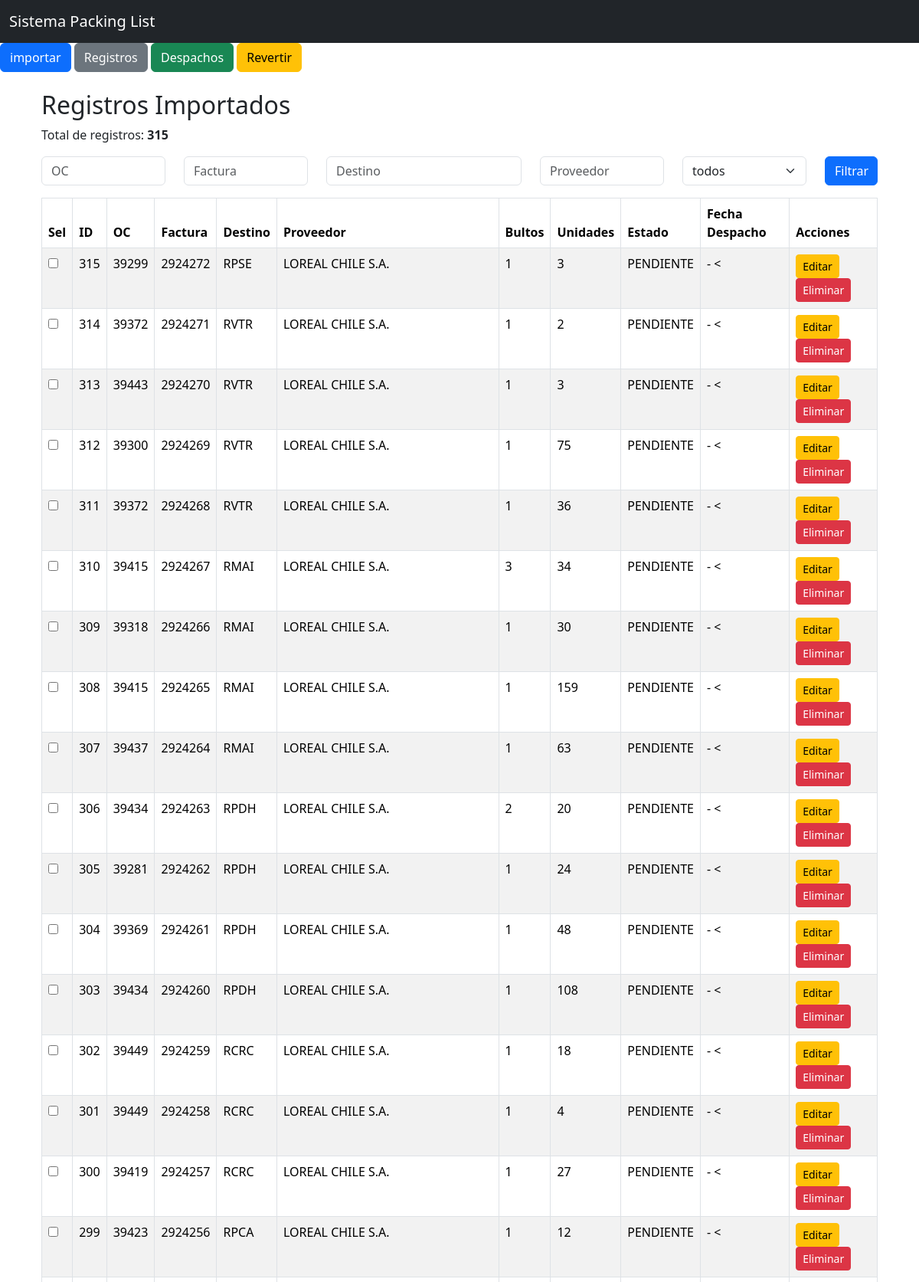
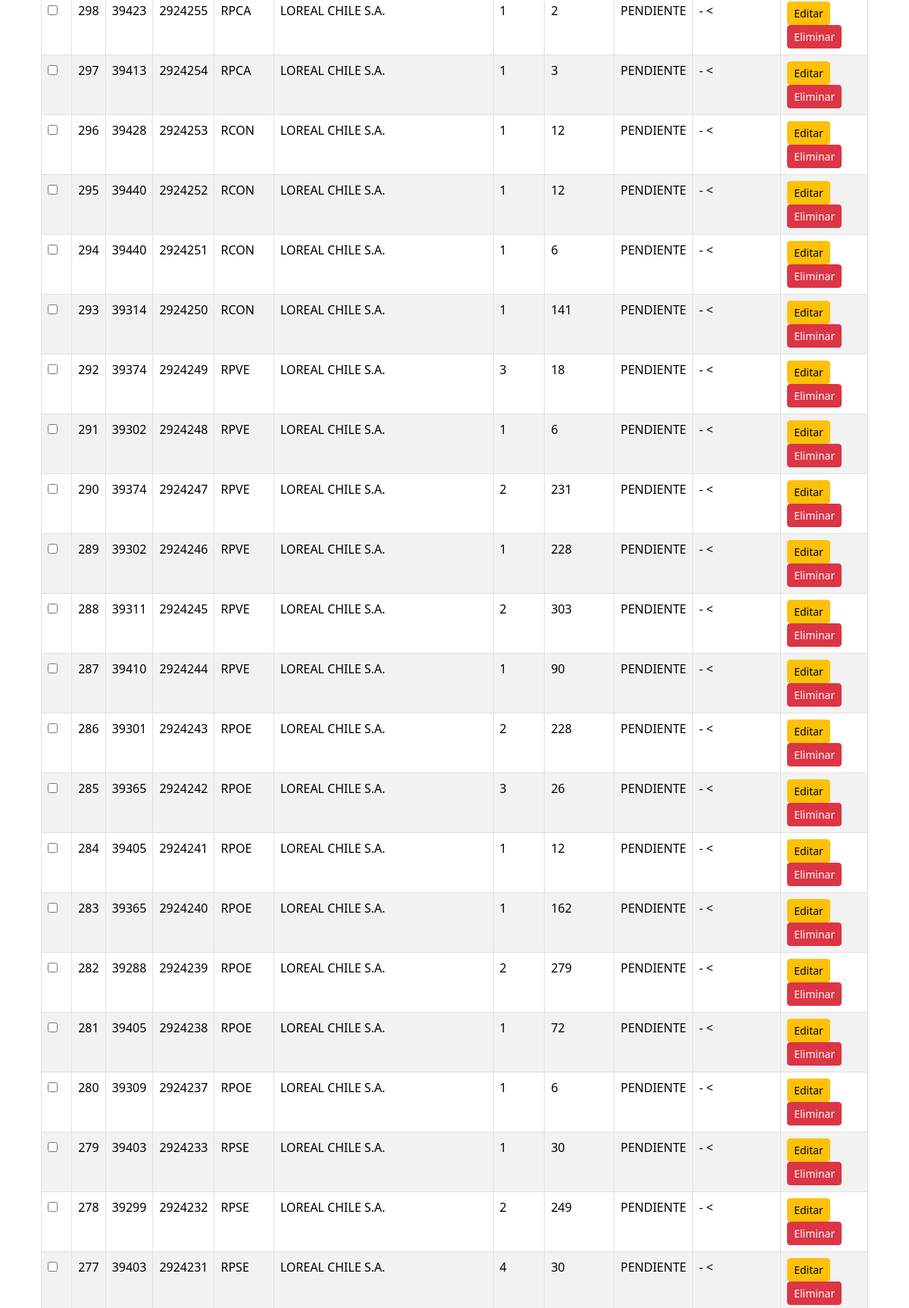
Page /registros (upper part) on the committed database (2 pictures, top to bottom).
### models.py (models this page shows)
class Consolidado(db.Model):
    __tablename__ = "consolidado"
    id = db.Column(db.Integer, primary_key=True)
    oc = db.Column(db.String(50))
    factura = db.Column(db.String(50))
    destino = db.Column(db.String(20), nullable=False)
    proveedor = db.Column(db.String(150))
    bultos = db.Column(db.Integer, nullable=False)
    unidades = db.Column(db.String(50), nullable=False)
    tipo_carga = db.Column(db.String(50), nullable=False, default="NACIONAL")
    etiqueta = db.Column(db.String(150))
    observacion = db.Column(db.String(500))
    estado = db.Column(db.String(20), nullable=False, default="PENDIENTE")
    origen_archivo = db.Column(db.String(50), nullable=False)
    nombre_archivo = db.Column(db.String(255))
    fecha_carga = db.Column(db.DateTime)
    eliminado = db.Column(db.Boolean, nullable=False, default=False)
    fecha_eliminacion = db.Column(db.DateTime)
    fecha_despacho = db.Column(db.DateTime)

### app.py (the view)
@app.route("/registros")
def registros():
    oc = request.args.get("oc", "")
    factura = request.args.get("factura", "")
    destino = request.args.get("destino", "")
    proveedor = request.args.get("proveedor", "")
    estado = request.args.get("estado", "")
    consulta = Consolidado.query.filter_by(eliminado=False)
    if oc:
        consulta = consulta.filter(Consolidado.oc.contains(oc))
    if factura:
        consulta = consulta.filter(Consolidado.factura.contains(factura))
    if destino:
        consulta = consulta.filter(Consolidado.destino.contains(destino))
    if proveedor:
        consulta = consulta.filter(Consolidado.proveedor.contains(proveedor))
    if estado:
        consulta = consulta.filter(Consolidado.estado.contains(estado))
    registros = consulta.order_by(Consolidado.id.desc()).all()
    return render_template(
        "registros.html",
        registros=registros,
        oc=oc,
        factura=factura,
        destino=destino,
        proveedor=proveedor,
        estado=estado,
    )

### templates/registros.html (shortened to what this page needs)
{% extends "base.html" %}
{% block contenido %}
<div class="container mt-4">
    <h2>Registros Importados</h2>
    <p>
        Total de registros:
        <b>{{ registros|length }}</b>
    </p>
    <form method="get" class="mb-3">
        <div class="row">
            <div class="col-md-2">
                <input type="text" name="oc" class="form-control" placeholder="OC" value="{{ oc }}">
            </div>
            <div class="col-md-2">
                <input type="text" name="factura" class="form-control" placeholder="Factura" value="{{ factura }}">
            </div>
            <div class="col-md-3">
                <input type="text" name="destino" class="form-control" placeholder="Destino" value="{{ destino }}">
            </div>
            <div class="col-md-2">
                <input type="text" name="proveedor" class="form-control" placeholder="Proveedor" value="{{ proveedor }}">
            </div>
            <div class="col-md-2">
                <select name="estado" class="form-select">
                    <option value="">todos</option>
                </select>
            </div>
            <div class="col-md-1">
                <button type="submit" class="btn btn-primary w-100">Filtrar</button>
            </div>
        </div>
    </form>
    <form method="POST" action="/actualizar_estado">
    <table class="table table-striped table-bordered">
        <thead>
            <tr>
                <th>Sel</th>
                <th>ID</th>
                <th>OC</th>
                <th>Factura</th>
                <th>Destino</th>
                <th>Proveedor</th>
                <th>Bultos</th>
                <th>Unidades</th>
                <th>Estado</th>
                <th>Fecha Despacho</th>
                <th>Acciones</th>
            </tr>
        </thead>
        <tbody>
            {% for registro in registros %}
            <tr>
                <td><input type="checkbox" name="ids" value="{{ registro.id }}"></td>
                <td>{{ registro.id }}</td>
                <td>{{ registro.oc }}</td>
                <td>{{ registro.factura }}</td>
                <td>{{ registro.destino }}</td>
                <td>{{ registro.proveedor }}</td>
                <td>{{ registro.bultos }}</td>
                <td>{{ registro.unidades }}</td>
                <td>{{ registro.estado }}</td>
                <td>
                    {% if registro.fecha_despacho %}
                        {{ registro.fecha_despacho.strftime('%d-%m-%Y') }}
                    {% else %}
                        -
                    <{% endif %}
                </td>
                <td>
                    <a href="/editar/{{ registro.id }}" class="btn btn-warning btn-sm">Editar</a>
                    <a href="/eliminar/{{ registro.id }}" class="btn btn-danger btn-sm" onclick="return confirm('¿Estás seguro de que quieres eliminar este registro?')">Eliminar</a>
                </td>
            </tr>
            {% endfor %}
        </tbody>
    </table>
    <br>
    </form>
</div>
{% endblock %}

### rows in the picture
Consolidado: id "315", oc "39299", factura "2924272", destino "RPSE", proveedor "LOREAL CHILE S.A.", bultos "1", unidades "3", estado "PENDIENTE"
Consolidado: id "314", oc "39372", factura "2924271", destino "RVTR", proveedor "LOREAL CHILE S.A.", bultos "1", unidades "2", estado "PENDIENTE"
Consolidado: id "313", oc "39443", factura "2924270", destino "RVTR", proveedor "LOREAL CHILE S.A.", bultos "1", unidades "3", estado "PENDIENTE"
Consolidado: id "312", oc "39300", factura "2924269", destino "RVTR", proveedor "LOREAL CHILE S.A.", bultos "1", unidades "75", estado "PENDIENTE"
Consolidado: id "311", oc "39372", factura "2924268", destino "RVTR", proveedor "LOREAL CHILE S.A.", bultos "1", unidades "36", estado "PENDIENTE"
Consolidado: id "310", oc "39415", factura "2924267", destino "RMAI", proveedor "LOREAL CHILE S.A.", bultos "3", unidades "34", estado "PENDIENTE"
Consolidado: id "309", oc "39318", factura "2924266", destino "RMAI", proveedor "LOREAL CHILE S.A.", bultos "1", unidades "30", estado "PENDIENTE"
Consolidado: id "308", oc "39415", factura "2924265", destino "RMAI", proveedor "LOREAL CHILE S.A.", bultos "1", unidades "159", estado "PENDIENTE"
Consolidado: id "307", oc "39437", factura "2924264", destino "RMAI", proveedor "LOREAL CHILE S.A.", bultos "1", unidades "63", estado "PENDIENTE"
Consolidado: id "306", oc "39434", factura "2924263", destino "RPDH", proveedor "LOREAL CHILE S.A.", bultos "2", unidades "20", estado "PENDIENTE"
Consolidado: id "305", oc "39281", factura "2924262", destino "RPDH", proveedor "LOREAL CHILE S.A.", bultos "1", unidades "24", estado "PENDIENTE"
Consolidado: id "304", oc "39369", factura "2924261", destino "RPDH", proveedor "LOREAL CHILE S.A.", bultos "1", unidades "48", estado "PENDIENTE"
Consolidado: id "303", oc "39434", factura "2924260", destino "RPDH", proveedor "LOREAL CHILE S.A.", bultos "1", unidades "108", estado "PENDIENTE"
Consolidado: id "302", oc "39449", factura "2924259", destino "RCRC", proveedor "LOREAL CHILE S.A.", bultos "1", unidades "18", estado "PENDIENTE"
Consolidado: id "301", oc "39449", factura "2924258", destino "RCRC", proveedor "LOREAL CHILE S.A.", bultos "1", unidades "4", estado "PENDIENTE"
Consolidado: id "300", oc "39419", factura "2924257", destino "RCRC", proveedor "LOREAL CHILE S.A.", bultos "1", unidades "27", estado "PENDIENTE"
Consolidado: id "299", oc "39423", factura "2924256", destino "RPCA", proveedor "LOREAL CHILE S.A.", bultos "1", unidades "12", estado "PENDIENTE"
Consolidado: id "298", oc "39423", factura "2924255", destino "RPCA", proveedor "LOREAL CHILE S.A.", bultos "1", unidades "2", estado "PENDIENTE"
Consolidado: id "297", oc "39413", factura "2924254", destino "RPCA", proveedor "LOREAL CHILE S.A.", bultos "1", unidades "3", estado "PENDIENTE"
Consolidado: id "296", oc "39428", factura "2924253", destino "RCON", proveedor "LOREAL CHILE S.A.", bultos "1", unidades "12", estado "PENDIENTE"
Consolidado: id "295", oc "39440", factura "2924252", destino "RCON", proveedor "LOREAL CHILE S.A.", bultos "1", unidades "12", estado "PENDIENTE"
Consolidado: id "294", oc "39440", factura "2924251", destino "RCON", proveedor "LOREAL CHILE S.A.", bultos "1", unidades "6", estado "PENDIENTE"
Consolidado: id "293", oc "39314", factura "2924250", destino "RCON", proveedor "LOREAL CHILE S.A.", bultos "1", unidades "141", estado "PENDIENTE"
Consolidado: id "292", oc "39374", factura "2924249", destino "RPVE", proveedor "LOREAL CHILE S.A.", bultos "3", unidades "18", estado "PENDIENTE"
Consolidado: id "291", oc "39302", factura "2924248", destino "RPVE", proveedor "LOREAL CHILE S.A.", bultos "1", unidades "6", estado "PENDIENTE"
Consolidado: id "290", oc "39374", factura "2924247", destino "RPVE", proveedor "LOREAL CHILE S.A.", bultos "2", unidades "231", estado "PENDIENTE"
Consolidado: id "289", oc "39302", factura "2924246", destino "RPVE", proveedor "LOREAL CHILE S.A.", bultos "1", unidades "228", estado "PENDIENTE"
Consolidado: id "288", oc "39311", factura "2924245", destino "RPVE", proveedor "LOREAL CHILE S.A.", bultos "2", unidades "303", estado "PENDIENTE"
Consolidado: id "287", oc "39410", factura "2924244", destino "RPVE", proveedor "LOREAL CHILE S.A.", bultos "1", unidades "90", estado "PENDIENTE"
Consolidado: id "286", oc "39301", factura "2924243", destino "RPOE", proveedor "LOREAL CHILE S.A.", bultos "2", unidades "228", estado "PENDIENTE"
Consolidado: id "285", oc "39365", factura "2924242", destino "RPOE", proveedor "LOREAL CHILE S.A.", bultos "3", unidades "26", estado "PENDIENTE"
Consolidado: id "284", oc "39405", factura "2924241", destino "RPOE", proveedor "LOREAL CHILE S.A.", bultos "1", unidades "12", estado "PENDIENTE"
Consolidado: id "283", oc "39365", factura "2924240", destino "RPOE", proveedor "LOREAL CHILE S.A.", bultos "1", unidades "162", estado "PENDIENTE"
Consolidado: id "282", oc "39288", factura "2924239", destino "RPOE", proveedor "LOREAL CHILE S.A.", bultos "2", unidades "279", estado "PENDIENTE"
Consolidado: id "281", oc "39405", factura "2924238", destino "RPOE", proveedor "LOREAL CHILE S.A.", bultos "1", unidades "72", estado "PENDIENTE"
Consolidado: id "280", oc "39309", factura "2924237", destino "RPOE", proveedor "LOREAL CHILE S.A.", bultos "1", unidades "6", estado "PENDIENTE"
Consolidado: id "279", oc "39403", factura "2924233", destino "RPSE", proveedor "LOREAL CHILE S.A.", bultos "1", unidades "30", estado "PENDIENTE"
Consolidado: id "278", oc "39299", factura "2924232", destino "RPSE", proveedor "LOREAL CHILE S.A.", bultos "2", unidades "249", estado "PENDIENTE"
Consolidado: id "277", oc "39403", factura "2924231", destino "RPSE", proveedor "LOREAL CHILE S.A.", bultos "4", unidades "30", estado "PENDIENTE"

### other values in the picture
{{ registros|length }} "315"
